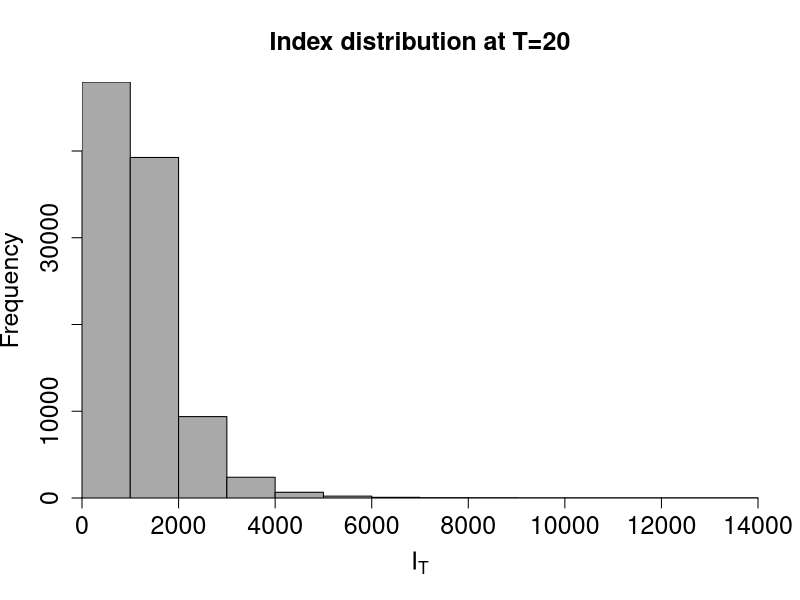
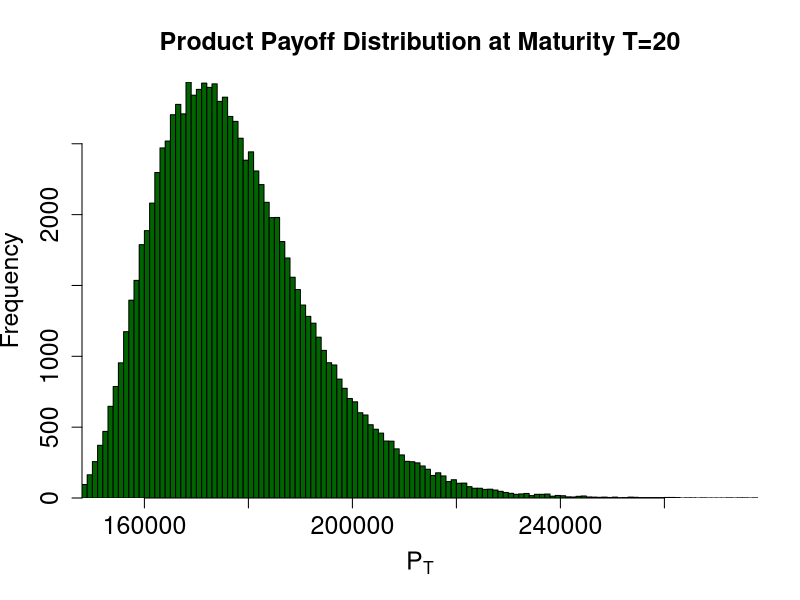

The R source for these figures, in order:
################################################################################
# Exercise 3: Guarantee Product
################################################################################

#-------------------------------------------------------------------------------
# Setting the parameters
#-------------------------------------------------------------------------------
pi0 <- 100000         # Investment
I0 <- 1000            # Current index value
mu <- 0.05            # Drift
sigma <- 0.13         # Volatility
r <- 0.01             # Risk-free interest rate
g <- 0.02             # Annual guaranteed interest rate
alpha <- 0.3          # Participation rate
T <- 20               # Maturity
dt <- 1               # Annual time steps
paths <- 100000       # Paths
set.seed(13)          # Use common random numbers


# Storage matrices
#-------------------------------------------------------------------------------
It <- matrix(NA, nrow = paths, ncol = T)    # Index Levels
Rt <- matrix(NA, nrow = paths, ncol = T)    # Continuous returns

#-------------------------------------------------------------------------------
# Part 3. a):
#-------------------------------------------------------------------------------

# Generate all continuous returns under measure Q
for (i in 1:paths) {
  # Wiener process increments
  dW <- sqrt(dt)*rnorm(T, mean = 0, sd = 1)
  
  # Calculate return transition
  Rt[i,] <- (r-sigma^2/2)*dt + sigma*dW
}


# Turn returns into paths of the Index
It[,1] <- I0 * exp(Rt[, 1])

for(i in 1:paths){
  for(t in 2:T){
    It[i, t] <- It[i, t-1]*exp(Rt[i, t])
  }
}


# Report a histogram of the index values at time T
I_T <- It[, T] 

hist(I_T, breaks = 18, col = "darkgrey", xaxs = "i", yaxs = "i", 
     main = "Index distribution at T=20", freq = TRUE,
     cex.axis = 1.5, cex.lab = 1.5, cex.main = 1.5, 
     xlab = expression(paste(plain(I[T]))))

#-------------------------------------------------------------------------------
# Part 3. b)
#-------------------------------------------------------------------------------

Rp <- matrix(NA, nrow = paths, ncol = T)    # Product annual returns
PT <- rep(NA, paths)                        # Final product payoff at maturity

# Calculate Rp and PT for each path
for(i in 1:paths){
  # 1. Calculate return for Year 1
  idx_return_1 <- (It[i, 1] - I0) / I0
  Rp[i, 1] <- max(g, alpha * idx_return_1)
  
  # 2. Calculate returns for Years 2 to T
  for(t in 2:T){
    idx_return_t <- (It[i, t] - It[i, t-1]) / It[i, t-1]
    Rp[i, t] <- max(g, alpha * idx_return_t)
  }
  
  # 3. Calculate the final payoff PT for this specific path
  PT[i] <- pi0 * prod(1 + Rp[i, ])
}

# Report: Histogram of the product payoffs
hist(PT, breaks = 100, col = "darkgreen", xaxs = "i", yaxs = "i", 
     main = "Product Payoff Distribution at Maturity T=20", freq = TRUE,
     cex.axis = 1.5, cex.lab = 1.5, cex.main = 1.5, 
     xlab = expression(paste(plain(P[T]))))

#-------------------------------------------------------------------------------
# Part 3. c)
#-------------------------------------------------------------------------------
# The expected payoff under the risk-neutral measure Q is the mean of PT
expected_payoff <- mean(PT)

# Discount the expected payoff to present value (t=0)
V0_product <- exp(-r * T) * expected_payoff

# Report the final price
cat("Price of the Guarantee Product (V0):", round(V0_product, 2), "\n")
cat("Initial Investment (pi0):", pi0, "\n")
cat("Difference:", round(V0_product - pi0, 2), "\n")


# Report: The price of the guarantee product V0 145'184.3 exceeds the initial
# investment of pi0 = 100'000. This is because the product contains an floor 
# option: each year, the investor earns at least g = 2%, regardless of
# index performance. This downside protection has value. It is essentially a
# series of put options. Under Q, this optionality is priced in, making the fair
# value of the product higher than the initial investment.
